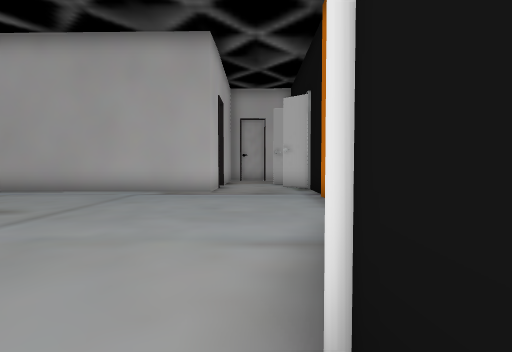
[1] (above)

12 first-person views from a walk through a Unity game level. The camera is 1.5 m above the floor, tilts 2° down and sees 85° across. The floor is counted in squares, 2 m on a side. Each view is taken from the middle of a square. On the plan, view 1 faces up. The plan holds only what a view shows up to about 10 squares ahead; the rest is blank. The place goes on beyond the plan. Some animated figures are not drawn.

[2]
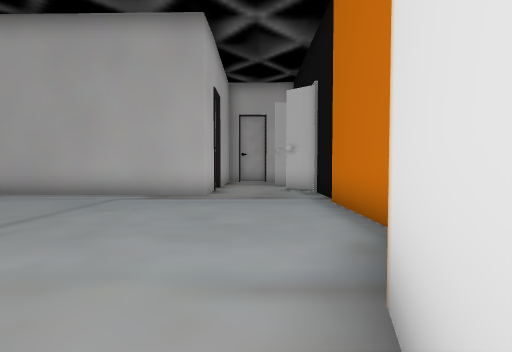

[3]
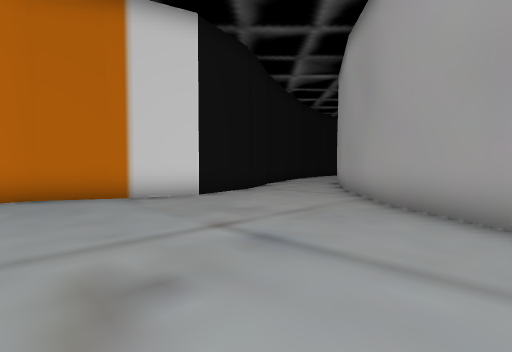

[4]
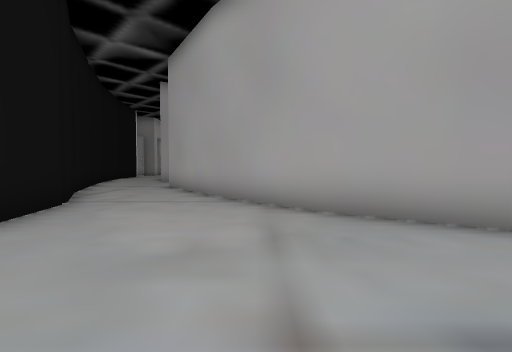

[5]
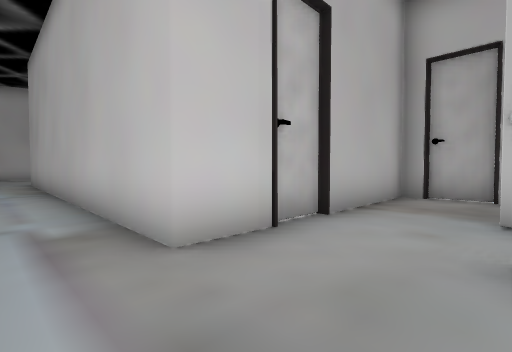

[6]
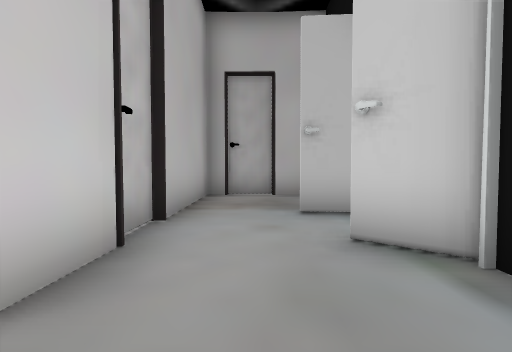

[7]
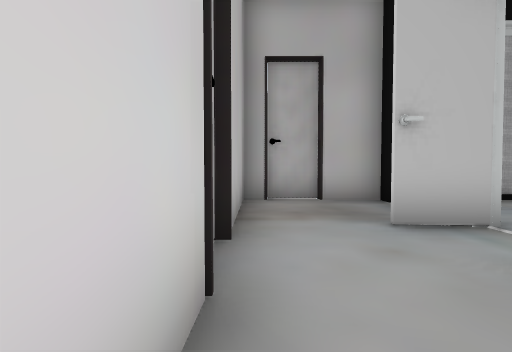

[8]
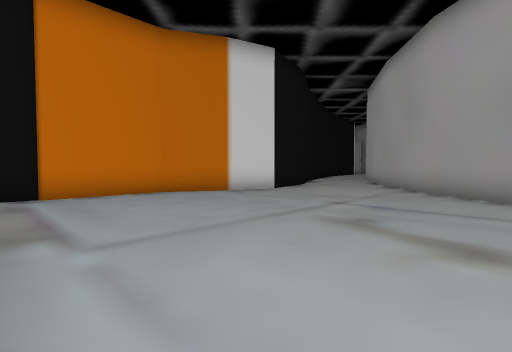

[9]
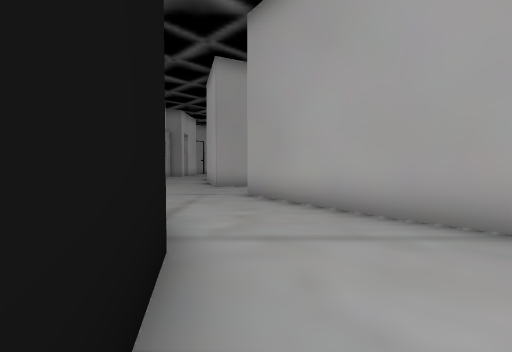

[10]
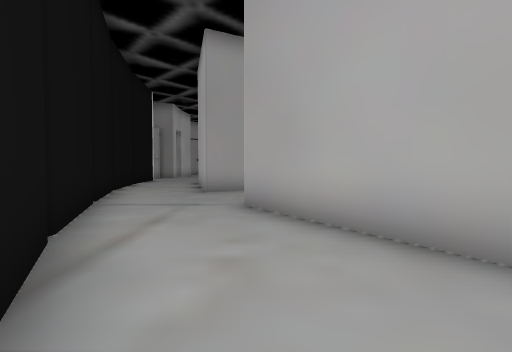

[11]
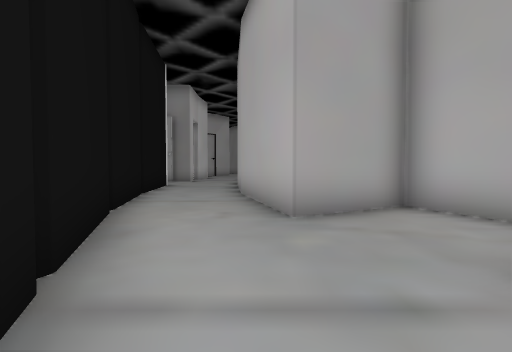

[12]
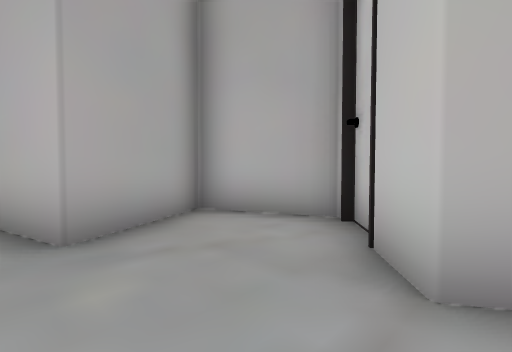

### Floor plan
Points are (right, up) in squares from view 1. A wall is a line through its corners. A room is listed if a view was taken in it or the views show most of it. See-through windows are left out.
Room 1 (views 1, 2, 3, 4, 5, 6, 7, 8, 9, 10)
walls: (-1.3, 8.3) (-6.5, 8.4); (-4, -0.6) (-1.9, -3); (-6, 0.8) (-3.9, -0.7); (0.8, -1.6) (0.3, 1) (0.7, 2.5) (1.6, 4.2) (1.6, 9.3) (0.9, 9.8)
ways out: opening at (-0.5, -3) to room 2; opening at (-0.5, 9) to room 3
Room 2 (views 11, 12)
walls: (-1, -7.4) (-1.8, -8) (-0.8, -10.2) (1.5, -9.1); (2.1, -3.8) (0.8, -1.6); (-2, -2.9) (0.2, -6.4) (-0.6, -7.1); (4.5, -9.4) (2.2, -4)
ways out: opening at (-0.5, -3) to room 1; opening at (2.5, -10)
Room 3 (no view inside)
walls: (1.6, 13.6) (1.6, 14.1); (-0.7, 14.3) (-1.1, 14.4) (-1.3, 9.8); (0.6, 14.4) (-0.8, 14.4); (-1.3, 9.7) (-1.3, 8.3); (1.9, 14.2) (0.4, 14.3)
ways out: opening at (-0.5, 9) to room 1; opening at (1.5, 10.5)

Positions as (right, up) in squares from view 1, and headings:
1: (0, 0), facing up
2: (0, 1), facing up
3: (-6, 5), facing down-right
4: (-3, 4), facing down
5: (1, 7), facing up-left
6: (0, 7), facing up
7: (-1, 8), facing up
8: (-6, 8), facing down-right
9: (0, 1), facing down
10: (0, -1), facing down
11: (2, -5), facing down
12: (2, -6), facing down-left
